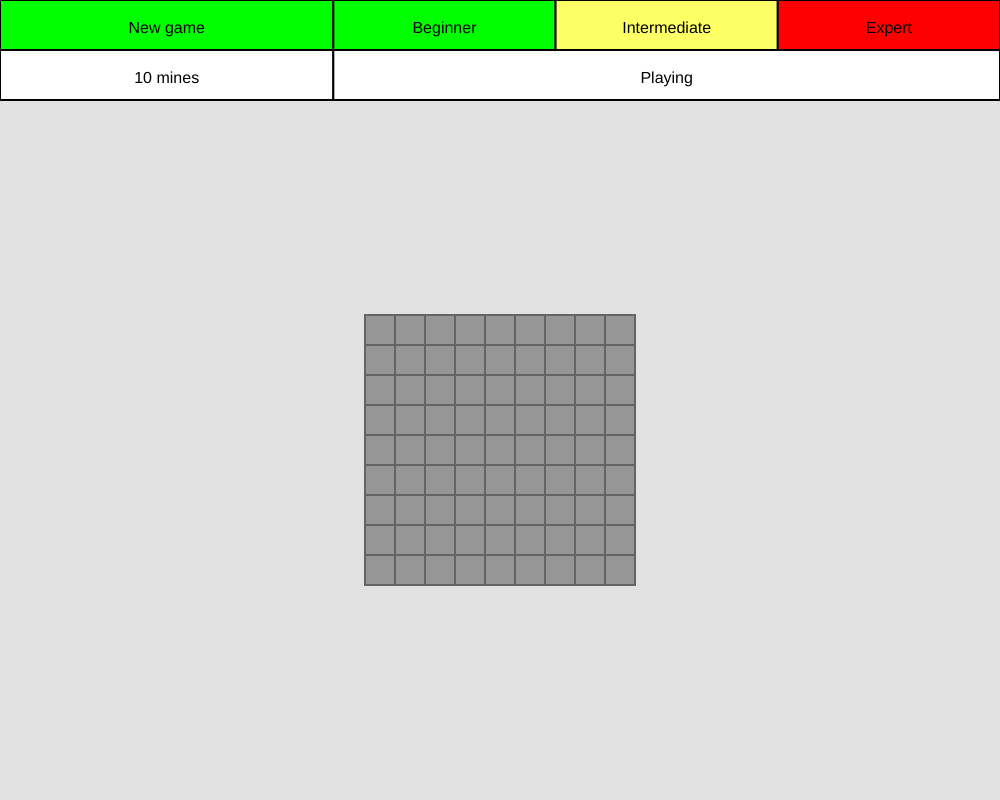
Frame 1 (no input)
Frame 60 (no input): identical to frame 1, image omitted
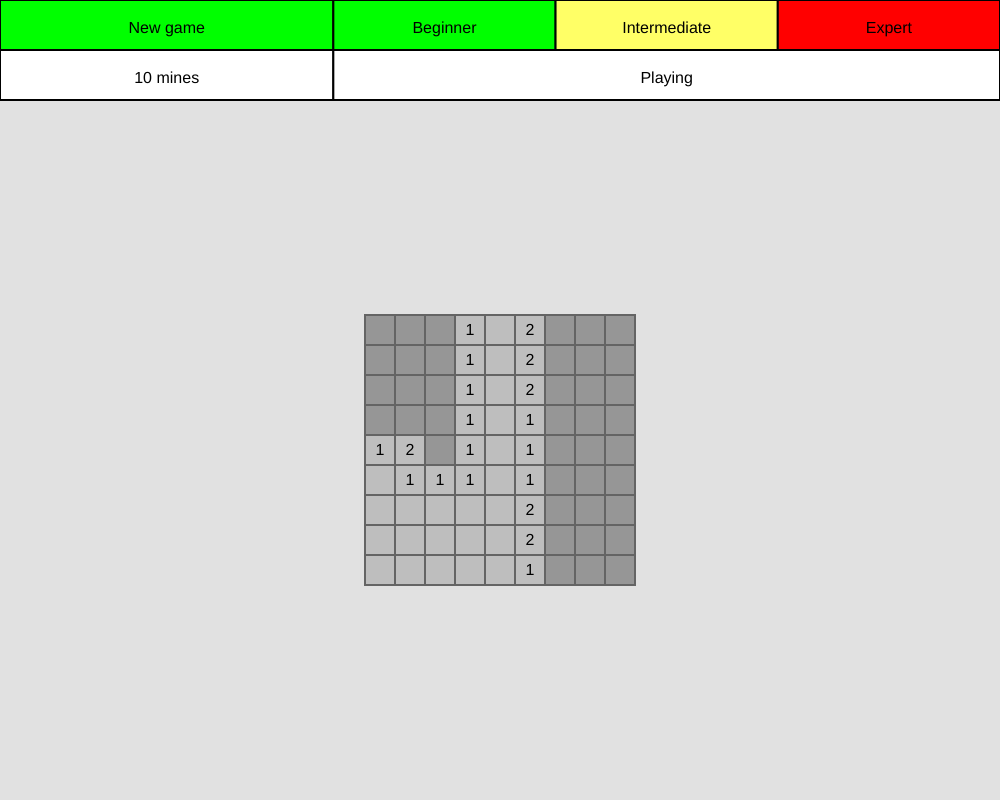
Frame 120 (the mouse pressed at the canvas centre since frame 60)

The p5.js sketch that drew these frames (run headless with seeded random() and noise() and a simulated clock; from frame 60 on, the mouse is pressed at the canvas centre):

// p5.js sketch
// ── sketch.js
// Declare the global variables, accesible by all classes and functions
let master;
let mode = 'mode1';
let types = ['new', 'mines', 'mode1', 'mode2', 'mode3', 'message'];
let board;
let arena;


// p5js specific functions
function setup() {
	createCanvas(1000, 800);

	// Initialize the global variables
	master = new Master();
	board = new Board(types);
	arena = new Arena(mode);
}

function draw() {
	background(225);

	master.checkWin();
	board.display();
	arena.draw();
}


function mousePressed() {
	// If it hits the arena
	if (arena.isClicked(mouseX, mouseY)) {
		// If it hit the arena, decide which square and call
		let square = arena.squareClicked(mouseX, mouseY);
		square.whenClicked();
	}

	// If it hits the board
	else if (board.isClicked(mouseX, mouseY)) {
		let button = board.buttonClicked(mouseX, mouseY);
		button.clicked();
	}
}

function keyPressed() {
	if (key == 'f') {
		if (arena.isClicked(mouseX, mouseY)) {
			let square = arena.squareClicked(mouseX, mouseY);
			if (square.flag) {
				square.flag = false;
			}
			else {
				square.flag = true;
			}
		}
	}
}


class Master {
	// This class is the controller of everything that happens in the game
	constructor() {
		this.playing = true;
	}

	checkWin() {
		// Checks if the user has won
		if (arena.revealedNum == arena.notMines) {
			this.endGame('win');
		}
	}

	endGame(type) {
		if (type == 'win') {
			//arena.reveal();
			board.buttons[5].changeText('Player has won');
		}
		else if (type == 'lose') {
			arena.reveal();
			board.buttons[5].changeText('Player has lost');
		}
	}

	changeMode(string) {
		// Receives a string and changes the mode of game
		mode = string;
		if (mode == 'mode1') {
			board.buttons[0].changeColor('green');
			board.buttons[1].changeText('10 mines');
		}
		else if (mode == 'mode2') {
			board.buttons[0].changeColor('yellow');
			board.buttons[1].changeText('40 mines');
		}
		else if (mode == 'mode3') {
			board.buttons[0].changeColor('red');
			board.buttons[1].changeText('99 mines');
		}
	}

	restart() {
		arena = new Arena(mode);
		board.buttons[5].changeText('Playing');
	}
}

class Button {
	// Receives a type and creates a button of that type in the appropriate location
	constructor(type) {
		this.type = type;
		if (this.type == 'new') {
			// The new game button
			this.x = 0;
			this.y = 0;
			this.xsize = (1 / 3) * width;
			this.ysize = 50;
			this.text = 'New game';
			this.color = 'green';
		}
		else if (this.type == 'mines') {
			// The indicator of the number of mines in the arena
			this.x = 0;
			this.y = 50;
			this.xsize = (1 / 3) * width;
			this.ysize = 50;
			if (mode == 'mode1') {
				this.text = '10 mines';
			}
			else if (mode == 'mode2') {
				this.text = '40 mines';
			}
			else if (mode == 'mode3') {
				this.text = '99 mines';
			}
			this.color = 'white';
		}

		// The difficulty selectors
		else if (this.type == 'mode1') {
			this.x = (1 / 3) * width;
			this.y = 0;
			this.xsize = (2 / 9) * width;
			this.ysize = 50;
			this.text = 'Beginner';
			this.color = 'green';
		}
		else if (this.type == 'mode2') {
			this.x = (1 / 3) * width + (2 / 9) * width;
			this.y = 0;
			this.xsize = (2 / 9) * width;
			this.ysize = 50;
			this.text = 'Intermediate';
			this.color = 'yellow';
		}
		else if (this.type == 'mode3') {
			this.x = (1 / 3) * width + (4 / 9) * width;
			this.y = 0;
			this.xsize = (2 / 9) * width;
			this.ysize = 50;
			this.text = 'Expert';
			this.color = 'red';
		}

		else if (this.type == 'message') {
			this.x = (1 / 3) * width;
			this.y = 50;
			this.xsize = (2 / 3) * width;
			this.ysize = 50;
			this.text = 'Playing';
			this.color = 'white';
		}
	}

	draw() {
		// Display the background color of the button
		if (this.color == 'white') {
			fill(255);
		}
		else if (this.color == 'green') {
			fill(0, 255, 0);
		}
		else if (this.color == 'yellow') {
			fill(255,255,102);
		}
		else if (this.color == 'red') {
			fill(255, 0, 0);
		}
		strokeWeight(2);
		stroke(0);
		rect(this.x, this.y, this.xsize, this.ysize);

		// Display the text of the button
		noStroke();
		fill(0);
		textAlign(CENTER);
		textSize(16);
		text(this.text, this.x + this.xsize / 2, this.y + this.ysize * (2/3));
	}

	changeText(string) {
		// Receives a string and changes the text
		this.text = string;
	}

	changeColor(string) {
		// Receives a string and changes the color
		this.color = string;
	}

	isClicked(mx, my) {
		// Decides if this button has been clicked
		let xClicked = this.x < mx && mx <= this.x + this.xsize;
		let yClicked = this.y < my && my <= this.y + this.ysize;
		return xClicked && yClicked;
	}

	clicked() {
		// The button has been clicked
		if (this.type == 'new') {
			master.restart();
		}
		else if (this.type == 'mode1') {
			master.changeMode('mode1');
			master.restart();
		}
		else if (this.type == 'mode2') {
			master.changeMode('mode2');
			master.restart();
		}
		else if (this.type == 'mode3') {
			master.changeMode('mode3');
			master.restart();
		}
	}
}

class Board {
	// This class has information about the buttons on top
	constructor(types) {
		this.buttons = [];
		for (let i = 0; i < types.length; i++) {
			let newButton = new Button(types[i]);
			this.buttons.push(newButton);
		}
	}

	display() {
		// Display all the message board
		for (let i = 0, n = this.buttons.length; i < n; i++) {
			this.buttons[i].draw();
		}
	}

	isClicked(mx, my) {
		// Receives the mouse location and decides if the board has been clicked
		let xClicked = 0 < mx && mx <= width;
		let yClicked = 0 < my && my <= 100;
		return xClicked && yClicked;
	}

	buttonClicked(mx, my) {
		// Decides which of the buttons has been clicked
		for (let i = 0, n = this.buttons.length; i < n; i++) {
			if (this.buttons[i].isClicked(mx, my)) {
				return this.buttons[i];
			}
		}
	}
}

// ── arena.js
class Arena {
	// This class receives a mode and creates some space for the
	// squares inside the canvas
	constructor(mode) {
		this.size = 30;
		if (mode == 'mode1') {
			this.xnum = 9;
			this.ynum = 9;
			this.numMines = 10;
		}
		else if (mode == 'mode2') {
			this.xnum = 16;
			this.ynum = 16;
			this.numMines = 40;
		}
		else if (mode == 'mode3') {
			this.xnum = 30;
			this.ynum = 16;
			this.numMines = 99;
		}

    // The number of squares that have been revealed
    this.revealedNum = 0;
    this.notMines = this.xnum * this.ynum - this.numMines;

		//this.numSquares = this.xnum * this.ynum;
		this.x = (width - this.xnum * this.size) / 2;
		this.y = 100 + (height - 100 - this.ynum * this.size) / 2;

		// Create a grid with the appropriate number of squares
		this.squares = [];
		for (let i = 0; i < this.xnum; i++) {
			this.squares.push([])
			for (let j = 0; j < this.ynum; j++) {
				let square = new Square(this.x + i * this.size, this.y + j * this.size, this.size, i, j);
				this.squares[i].push(square);
			}
		}

		// Populate some of the squares with the appropriate number of mines
		let minesPlaced = 0;
		while (minesPlaced < this.numMines) {
			let iCandidate = int(random(0, this.xnum));
			let jCandidate = int(random(0, this.ynum));
			if (this.squares[iCandidate][jCandidate].mine == false) {
				// Make this square a mine and update the number of mines placed
				this.squares[iCandidate][jCandidate].mine = true;
				minesPlaced++;
			}
		}

		// Calculate the number of surrounding mines for each square
		for (let i = 0; i < this.xnum; i++) {
			for (let j = 0; j < this.ynum; j++) {
				this.assignNumber(this.squares[i][j]);
			}
		}
	}

	assignNumber(square) {
		// Receives a square and assigns the number of mines
		// surrounding it
		if (square.mine == false) {
			// In this case we have to assign a number
			for (let i = -1; i < 2; i++) {
				for (let j = -1; j < 2; j++) {
					let xIndex = square.i + i;
					let yIndex = square.j + j;

					let accesible = xIndex >= 0 && xIndex < this.xnum && yIndex >= 0 && yIndex < this.ynum;
					let notSame = xIndex != square.i || yIndex != square.j;

					if (accesible && notSame) {
						// The square is accesible and different from the one being analysed, so
						// check if it has a mine and update number
						if (this.squares[xIndex][yIndex].mine) {
							square.number++;
						}
					}
				}
			}
		}
	}


	draw() {
		// Call the draw function for each square
		for (let i = 0; i < this.xnum; i++) {
			for (let j = 0; j < this.ynum; j++) {
				this.squares[i][j].draw();
			}
		}
	}

	isClicked(mx, my) {
		// Receives the mouse location and decides if the arena has been clicked
		let xClicked = (this.x < mx && mx < this.x + this.xnum * this.size);
		let yClicked = (this.y < my && my < this.y + this.ynum * this.size);
		return xClicked && yClicked;
	}

	squareClicked(mx, my) {
		// receives mouse location and returns the square that has been clicked
		for (let i = 0; i < this.xnum; i++) {
			for (let j = 0; j < this.ynum; j++) {
				if (this.squares[i][j].isClicked(mx, my)) {
					return this.squares[i][j];
				}
			}
		}
	}

	reveal() {
		// Reveal every square
		for (let i = 0; i < this.xnum; i++) {
			for (let j = 0; j < this.ynum; j++) {
				this.squares[i][j].revealed = true;
			}
		}
	}

	flood(square) {
		// Flood the surroundings of the given square, which we know does not
		// have neighbors
		square.revealed = true;
    this.revealedNum++;

		for (let i = -1; i < 2; i++) {
			for (let j = -1; j < 2; j++) {
				let xIndex = square.i + i;
				let yIndex = square.j + j;
				let accesible = xIndex >= 0 && xIndex < this.xnum && yIndex >= 0 && yIndex < this.ynum;
				let notSame = xIndex != square.i || yIndex != square.j;

				if (accesible && notSame) {
					// I can access it, so get the square
					let neighbor = this.squares[xIndex][yIndex];
					if (neighbor.number == 0 && !neighbor.revealed) {
            // Call flood recursively
						this.flood(neighbor);
					}
          else if (neighbor.number != 0 && !neighbor.revealed) {
            // Just reveal it and update the number of revealed squares
            neighbor.revealed = true;
            this.revealedNum++;
          }
				}
			}
		}
	}
}

// ── square.js
class Square {
  // This class receives a position, a size and an index and creates a
  // square to be put inside the arena
	constructor(xpos, ypos, size, i, j) {
		// Variables that store location information
		this.x = xpos;
		this.y = ypos;
		this.size = size;
		this.i = i;
		this.j = j;

		// Number of mines surrounding the square, to be updated
		// after construction
		this.number = 0;

		// Initialize variables that store game information
		this.revealed = false;
		this.mine = false;
		this.flag = false;
	}

	draw() {
		// The background color of a square is darker if it has not been
		// revealed
		stroke(100);
		strokeWeight(2);
		if (this.revealed) {
			fill(190);
		}
		else {
			fill(150);
		}
		rect(this.x, this.y, this.size, this.size);

		// Draw flags if necessary
		if (this.flag) {
			noStroke();
			fill(255, 0, 0);
			ellipse(this.x + this.size / 2, this.y + this.size / 2, this.size / 2, this.size / 2);
		}

		// Draw the rest of the things
		if (this.revealed) {
			// Draw the content
			if (this.mine) {
				// Draw an ellipse simulating the mine
				noStroke();
				fill(0);
				ellipse(this.x + this.size / 2, this.y + this.size / 2, this.size / 2, this.size / 2);
			}
			else if (this.number != 0) {
				// Draw the number
				noStroke();
				fill(0);
				textAlign(CENTER);
				text(this.number, this.x + this.size / 2, this.y + this.size * (2/3));
			}
		}
	}

	isClicked(mx, my) {
		// Receives the mouse location and decides if the square has been clicked
		let xClicked = (this.x <= mx && mx < this.x + this.size);
		let yClicked = (this.y <= my && my < this.y + this.size);
		return xClicked && yClicked;
	}

	whenClicked(mouseButton) {
		// The square has been clicked, so do something
		if (this.mine) {
			// End the game
			master.endGame('lose');
		}
		else if (this.number != 0) {
			// Reveal the square
			this.revealed = true;
      arena.revealedNum++;
		}
		else if (this.number == 0) {
			// Call flood recursively
			arena.flood(this);
		}
	}
}
